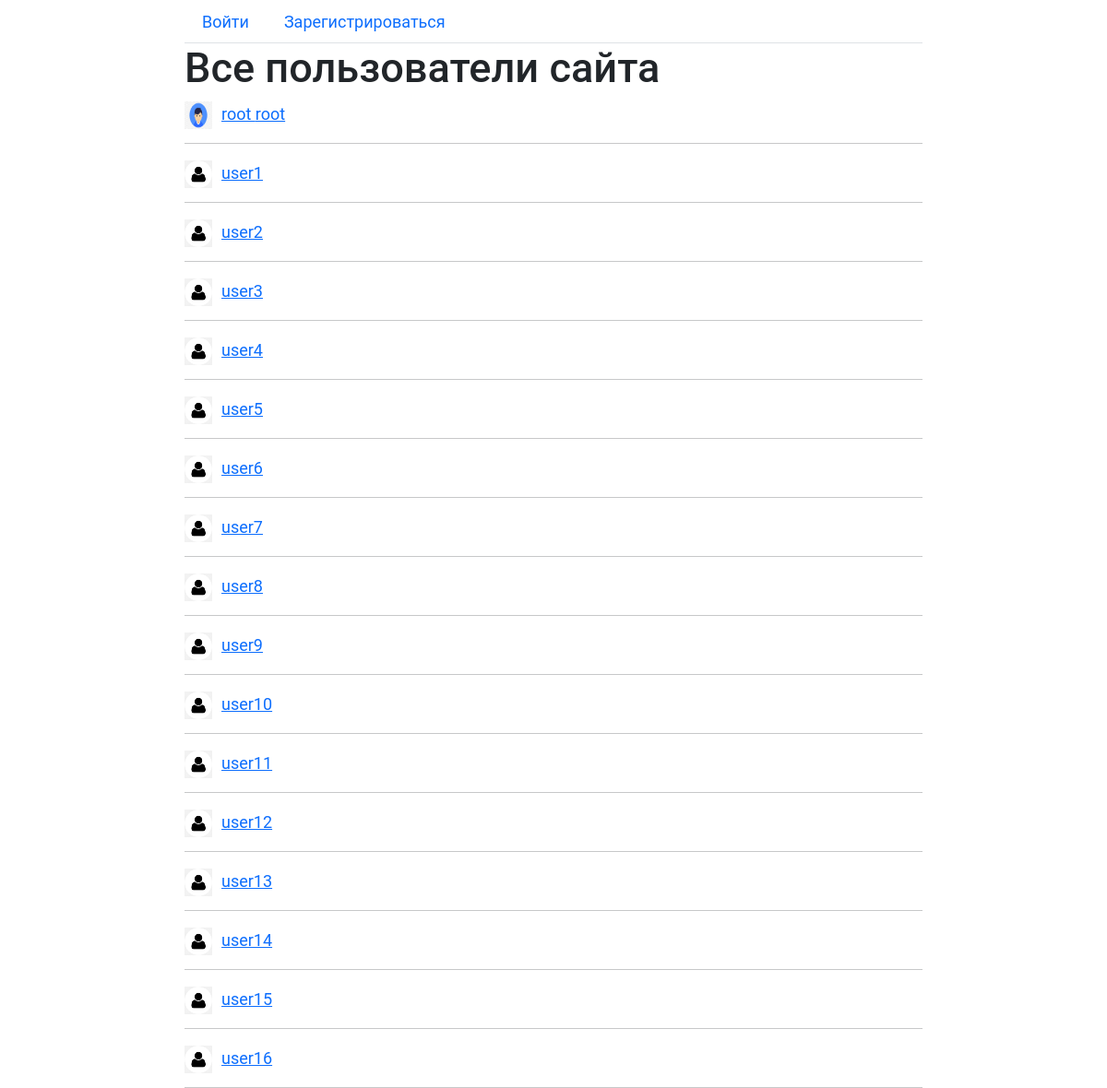
Screenshot of /users/people/ with the database file from the repository.
### users/models.py (models this page shows, shortened)
class CustomUser(AbstractUser):
    class Meta:
        verbose_name = 'Пользователь'
        verbose_name_plural = 'Пользователи'

class UserInfo(models.Model):
    user = models.OneToOneField('CustomUser', on_delete=models.CASCADE, related_name='user_info', verbose_name='user_info')
    photo = models.ImageField(upload_to="photos/%Y/%m/%d/", default=None, blank=True, null=True, verbose_name='Фото')
    about_me = models.TextField(blank=True, null=True)

### users/views.py (the view)
# urls.py: path('people/', PeopleView.as_view(), name='people'),
class PeopleView(ListView):
    model = CustomUser
    template_name = 'users/people.html'
    context_object_name = 'users'
    def get_queryset(self) -> QuerySet[Any]:
        return CustomUser.objects.all().select_related('user_info')
    def get_context_data(self, **kwargs):
        context = super().get_context_data(**kwargs)
        context['title'] = 'Люди'
        context['active_page'] = 3
        return context

### chats/templatetags/custom_messenger_tags.py (called while the page is built)
@register.inclusion_tag('chats/tags/menu.html')
def menu_tag(request, active_page=0):
    if not isinstance(request.user, AnonymousUser):
        menu = [{'title': 'Мой профиль', 'href': reverse('users:profile', args=[request.user.pk]), 'active_num': 1},
                {'title': 'Мои сообщения', 'href': reverse('chats:all_chats'), 'active_num': 2},
                {'title': 'Люди', 'href': reverse('users:people'), 'active_num': 3}]
    else:
        menu = [{'title': 'Войти', 'href': reverse('users:login'), 'active_num': 4},
                {'title': 'Зарегистрироваться', 'href': reverse('users:signup'), 'active_num': 5}]
    return {'request': request, 'menu': menu, 'active_page': active_page}

### users/templates/users/people.html
{% extends 'base.html' %}
{% block content %}
<h1>Все пользователи сайта</h1>
{% for u in users %}
<p><a href="{% url 'users:profile' u.id %}">
    {% if u.user_info.photo %}
    <img class="img-article-chats" src="{{ u.user_info.photo.url }}">
    {% else %}
    <img class="img-article-chats" src="\media\photos\defalts\default_avatar.png">
    {% endif %}
    {% if u.first_name %} {{ u.first_name }} {% else %} {{ u.username }} {% endif %}
    {% if u.last_name %} {{ u.last_name }} {% endif %}</a>
</p>
<hr>
{% endfor %}
{% endblock content %}

### chats/static/chats/css/style.css (style rules this page uses)
html, body { font-family: 'Roboto'; font-size: large; margin: auto; padding: auto; height: 100%; width: 800px; }
img.img-article-chats { max-width: 40px; height: 40px; float: left; padding: 0 10px 10px 0; }

### rows the page displays
CustomUser: user_info.photo (picture), first_name "root", last_name "root"
CustomUser: username "user1"
CustomUser: username "user2"
CustomUser: username "user3"
CustomUser: username "user4"
CustomUser: username "user5"
CustomUser: username "user6"
CustomUser: username "user7"
CustomUser: username "user8"
CustomUser: username "user9"
CustomUser: username "user10"
CustomUser: username "user11"
CustomUser: username "user12"
CustomUser: username "user13"
CustomUser: username "user14"
CustomUser: username "user15"
CustomUser: username "user16"

### other values shown
{{ item.title }} "Войти" "Зарегистрироваться"
